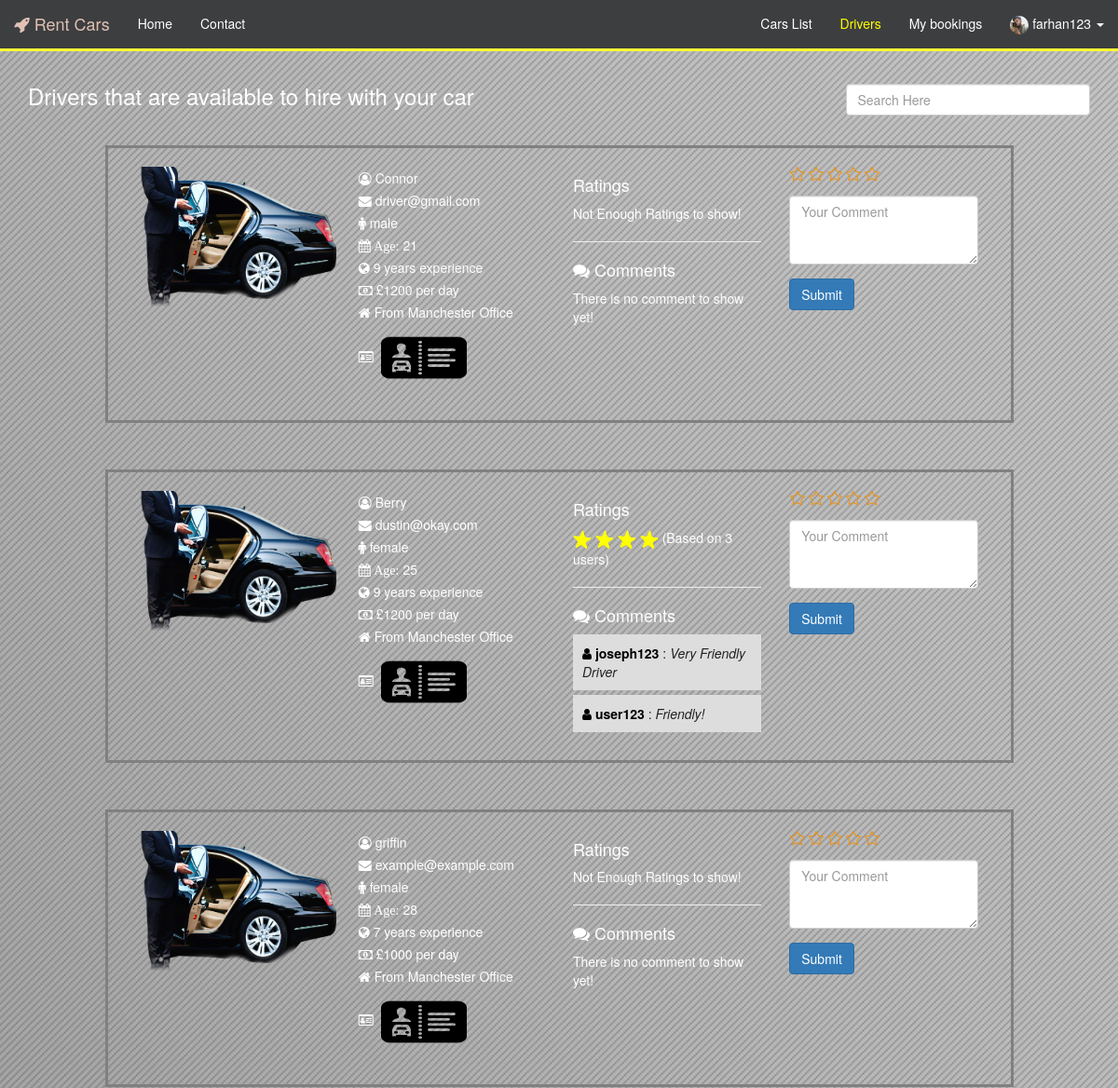
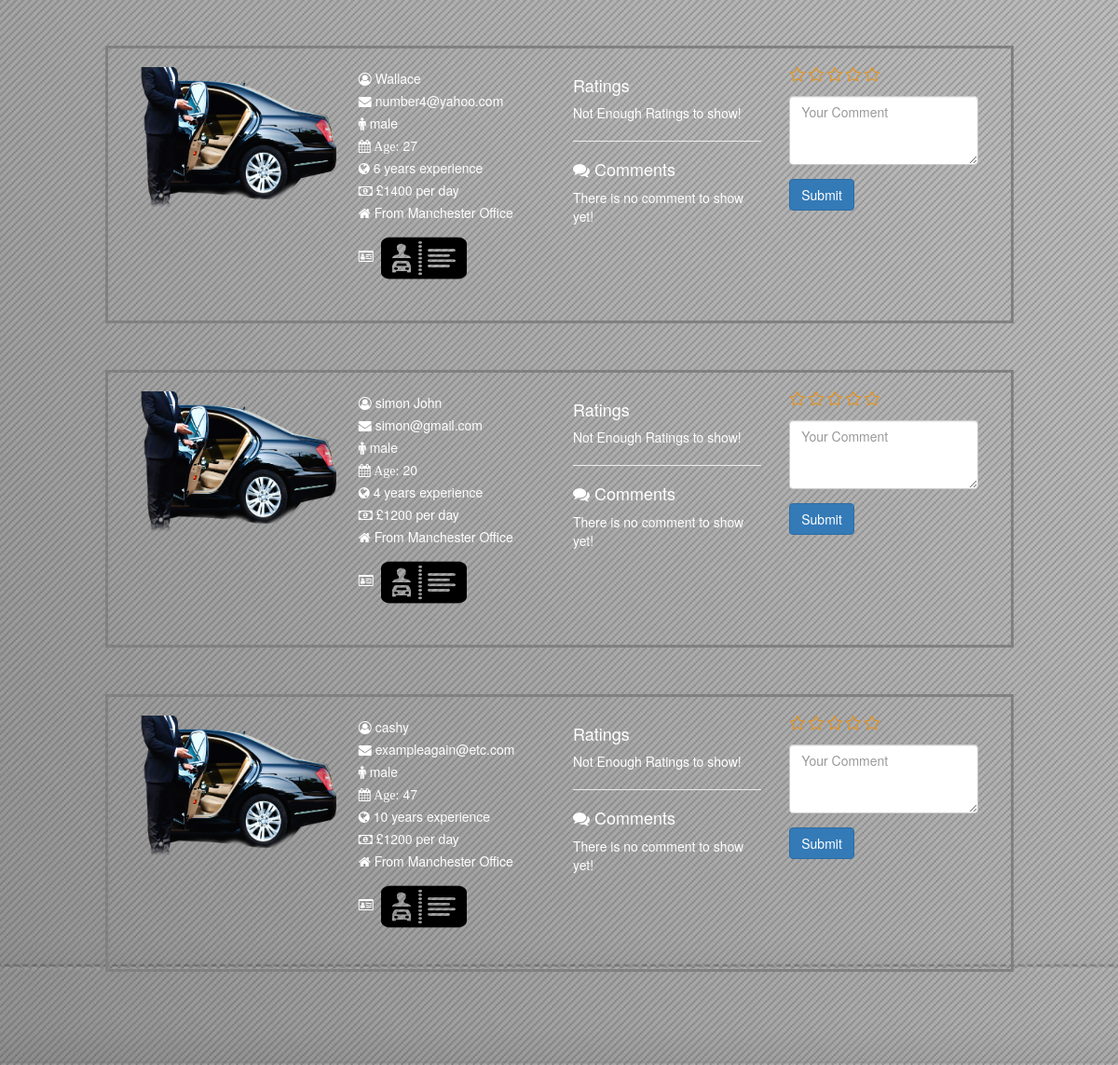
The page /drivers.php (signed in) on the database its author committed (2 pictures, top to bottom).
### tables this page shows
CREATE TABLE `users` (
  `customerid` varchar(15) NOT NULL,
  `customername` varchar(30) NOT NULL,
  `customeremail` varchar(30) NOT NULL,
  `customerusername` varchar(30) NOT NULL,
  `customerpassword` varchar(50) NOT NULL,
  `customergender` varchar(15) NOT NULL,
  `customerdob` date NOT NULL,
  `customerphoto` varchar(30) DEFAULT NULL,
  `signuptime` datetime NOT NULL,
  `active` tinyint(1) NOT NULL DEFAULT 1
);

CREATE TABLE `drivers` (
  `driverid` varchar(15) NOT NULL,
  `drivername` varchar(30) NOT NULL,
  `driverusername` varchar(15) NOT NULL,
  `driverpassword` varchar(50) NOT NULL,
  `driverage` int(11) NOT NULL,
  `driverrating` int(11) NOT NULL,
  `officeid` varchar(30) NOT NULL,
  `drivercost` double NOT NULL,
  `drivergender` varchar(30) NOT NULL,
  `driverphoto` varchar(30) NOT NULL,
  `driveremail` varchar(30) NOT NULL,
  `licensephoto` varchar(30) DEFAULT NULL,
  `driverexperience` varchar(30) NOT NULL,
  `driversignuptime` datetime NOT NULL,
  `lastlogin` datetime DEFAULT NULL,
  `Active` tinyint(1) NOT NULL DEFAULT 1
);

CREATE TABLE `office` (
  `officeid` varchar(15) NOT NULL,
  `officename` varchar(30) NOT NULL,
  `officeaddress` varchar(100) DEFAULT NULL
);

CREATE TABLE `ratingsdriver` (
  `driverid` varchar(15) NOT NULL,
  `customerid` varchar(15) NOT NULL,
  `driverrating` int(11) NOT NULL,
  `driverreview` varchar(50) NOT NULL,
  `ratingtime` datetime NOT NULL
);

### drivers.php (the view, shortened to what this page needs)
<?php
	include('database/dbconnection.php');
	$currentpage = 'drivers';
?>
<!DOCTYPE html>
<html lang="en">
	<head>
		<link href="style/bootstrap.min.css" rel="stylesheet">
		<link href="fa/css/font-awesome.min.css" rel="stylesheet">
		<link rel="stylesheet" href="style/sweetalert.css">
		<link rel="stylesheet" href="style/rating.css">
		<link href="style/customstyle.css" rel="stylesheet">
	</head>
	<body class="other">
		<?php include '_navigationbar.php'; ?>
		<div class="container adjustnavpositon">
			<div class="row">
				<div class="col-md-9">
					<h3>Drivers that are available to hire with your car</h3>
				</div>
				<div class="col-md-3">
		        	<input type="text" class="text-input form-control" id="filter" placeholder="Search Here" value=""/>
				</div>
			</div>
			<div class="row">
				<div class="col-md-10 col-md-offset-1">
					<?php
                    $limit = 10;
                    $start = 0;
					$getdriversquery = mysqli_query($conn,"SELECT * FROM drivers where driverid != 'nodriver'  and active = 1 ORDER BY driverexperience DESC LIMIT $start, $limit");
					while ($rowgetdrivers = mysqli_fetch_assoc($getdriversquery)):
						$driverid = $rowgetdrivers['driverid'];
					?>
					<div class="row driver">
						<div class="col-md-3">
							<img src="images/driverphoto/<?php echo $rowgetdrivers['driverphoto']; ?>" width="210px" height="150px" alt="">
						</div>
						<div class="col-md-3">
							<ul class="list-unstyled user_data">
								<li><i class="fa fa-user-circle-o user-profile-icon"></i> <?php echo $rowgetdrivers['drivername']; ?>
								</li>
								<li>
								<i class="fa fa-envelope user-profile-icon"></i> <?php echo $rowgetdrivers['driveremail']; ?>
								</li>
								<li>
								<i class="fa fa-male user-profile-icon"></i> <?php echo $rowgetdrivers['drivergender']; ?>
								</li>
								<li>
								<i class="fa fa-calendar user-profile-icon"> Age:</i> <?php echo $rowgetdrivers['driverage']; ?>
								</li>
								<li>
								<i class="fa fa-globe user-profile-icon"></i> <?php echo $rowgetdrivers['driverexperience']; ?> years experience
								</li>
								<li>
								<i class="fa fa-money user-profile-icon"></i> £<?php echo $rowgetdrivers['drivercost'];$getofficeid = $rowgetdrivers['officeid']; ?> per day
								</li>
								<li>
								<?php
									$getofficesql = mysqli_query($conn,"select * from office where officeid = '$getofficeid'") or die(mysqli_error($conn));
									$rowgetoffice = mysqli_fetch_assoc($getofficesql);
								?>
								<i class="fa fa-home user-profile-icon"></i> From <?php echo $rowgetoffice['officename']; ?> Office
								</li>
								<li><i class="fa fa-drivers-license-o user-profile-icon"></i>
									<img src="images/licensephoto/<?php echo $rowgetdrivers['licensephoto']; ?>" width="100px" height="70px">
								</li>
							</ul>
						</div>
						<div class="col-md-3">
							<?php
								$countrating = mysqli_query($conn,"SELECT * FROM ratingsdriver dr, users c WHERE dr.customerid = c.customerid AND driverid = '$driverid'") or die(mysqli_error($conn));
								$rowcountrating = mysqli_num_rows($countrating);
							?>
							<h4>Ratings</h4>
							<?php
								if($rowcountrating == 0):
							?>
								<p>Not Enough Ratings to show!</p>
							<?php
								else:
								for ($i=0; $i < $rowgetdrivers['driverrating']; $i++) {
							?>
								<img src="images/design/star.png" width="20px" alt="">
							<?php
								}
							?>
							(Based on <?php echo $rowcountrating; ?> users)
							<?php endif;?>
							<hr>
							<h4><i class="fa fa-comments"></i> Comments</h4>
							<?php
								$getcommentssql = mysqli_query($conn,"SELECT * FROM ratingsdriver dr, users c WHERE dr.CustomerID = c.CustomerID AND driverid = '$driverid' order by dr.ratingtime DESC limit 2 ") or die(mysqli_error($conn));
								$rownogetcomments = mysqli_num_rows($getcommentssql);
								if ($rownogetcomments < 1) {
							?>
							<p>There is no comment to show yet!</p>
							<?php
								} else{
							?>
							<ul class="list-unstyled comments">
							<?php
								while ($rowgetcomments = mysqli_fetch_assoc($getcommentssql)):
							?>
								<li>
									<span style="color: black"><strong><i class="fa fa-user"></i> <?php echo $rowgetcomments['customerusername']; ?></strong></span> : <em><?php echo $rowgetcomments['driverreview']; ?></em>
								</li>
							<?php endwhile; ?>
							</ul>
							<?php } ?>
						</div>
						<div class="col-md-3">
							<?php
							$driverid = $rowgetdrivers['driverid'];
							$checkuserratingsql = mysqli_query($conn,"select * from ratingsdriver where customerid = '$customerid' and driverid = '$driverid'") or die(mysqli_error($conn));
							$rowcheckuserrating = mysqli_num_rows($checkuserratingsql);
							if($rowcheckuserrating > 0):
							$rowuserrating = mysqli_fetch_assoc($checkuserratingsql);
							$userrating = $rowuserrating['driverrating'];
							$one = ''; $two = ''; $three = ''; $four = ''; $five = '';
							for ($i=1; $i < 6; $i++) {
								switch ($userrating) {
									case '1':
										$one = 'checked';
										break;
									case '2':
										$two = 'checked';
										break;
									case '3':
										$three = 'checked';
										break;
									case '4':
										$four = 'checked';
										break;
									case '5':
										$five = 'checked';
										break;
									default:
										break;
								}
							}
							?>
							<div class="driverrating form-group">
							    <input type="radio" name="rating" class="rating" <?php echo $one; ?> value="1" />
							    <input type="radio" name="rating" <?php echo $two; ?>  class="rating" value="2" />
							    <input type="radio" name="rating" <?php echo $three; ?> class="rating" value="3" />
							    <input type="radio" name="rating" <?php echo $four; ?> class="rating" value="4" />
							    <input type="radio" name="rating" <?php echo $five; ?> class="rating" value="5" />
							</div>
							<div class="form-group">
								<p><i class="fa fa-comment"></i> <?php echo $rowuserrating['driverreview']; ?></p>
							</div>
							<div class="form-group">
								<a href="_editdriverrating.php?driverid=<?php echo $driverid; ?>&&customerid=<?php echo $customerid; ?>">
									<button class="btn btn-primary"><i class="fa fa-pencil-square-o"></i> Delete Rating & comment</button>
								</a>
							</div>
							<?php else: ?>
							<div class="ratingdriver">
								<form method="post">
									<div class="driverrating form-group">
									</div>
									<div class="form-group">
									    <textarea name="comment" rows="3" class="form-control" placeholder="Your Comment" required></textarea>
									</div>
									<div class="form-group">
									    <input type="submit" name="rate" class="btn btn-primary" value="Submit">
									</div>
								</form>
							</div>
							<?php endif; ?>
						</div>
					</div>
				<?php endwhile; ?>
				</div>
			</div>
			<div class="row">
			</div>
		</div>
	</body>
</html>

### _navigationbar.php (shortened to what this page needs)
<?php
include('database/dbconnection.php');
?>
<nav id="nav" class="navbar navbarr navbar-default navbar-fixed-top">
	<div class="container navcontainer">
		<div class="navbar-header">
			<a class="navbar-brand" href="index.php">
				 <i class="fa fa-rocket" style="color:#e0c0b6;"></i>
				 <span style="color:#e0c0b6;">Rent Cars</span></i>
			</a>
		</div>
		<div id="navbar" class="navbar-collapse collapse">
			<ul class="nav navbar-nav" id="naviga">
				<li<?php if ($currentpage=="index") echo " id=\"active\""; ?>><a href="index.php"></i> Home</a></li>
				<li <?php if ($currentpage=="contact") echo " id=\"active\""; ?>><a href="contact.php"> Contact</a></li>
			</ul>
			<ul class="nav navbar-nav navbar-right" id="naviga">
			<?php
			if (isset($_SESSION['authentication'])):
				$customerusername = $_SESSION['customerusername'];
				$getcustomer = mysqli_query($conn,"select * from users where customerusername = '$customerusername'") or die(mysqli_error($conn));
				$rowgetcustomer = mysqli_fetch_assoc($getcustomer);
				$customerphoto = $rowgetcustomer['customerphoto'];
				$customerid = $rowgetcustomer['customerid'];
			?>
				<li<?php if ($currentpage=="cars") echo " id=\"active\""; ?>><a href="cars.php"></i> Cars List</a></li>
				<li<?php if ($currentpage=="drivers") echo " id=\"active\""; ?>><a href="drivers.php"></i> Drivers</a></li>
				<li<?php if ($currentpage=="reservation") echo " id=\"active\""; ?>><a href="reservation.php"></i> My bookings</a></li>
				<li class="dropdown" id="navili">
					<a href="#" class="dropdown-toggle" data-toggle="dropdown" role="button" aria-haspopup="true" aria-expanded="false"><img src="images/customerphoto/<?php echo $customerphoto; ?>" width="20px" height="20px;" alt="..." class="img-circle profile_img"> <?php echo $customerusername; ?> <span class="caret"></span></a>
				</li>
			<?php else: ?>
				<li<?php if ($currentpage=="register") echo " id=\"active\""; ?>><a href="register.php"></i> Register</a></li>
				<li><a href="adminlogin.php">Admin Login</a></li>
				<li><a href="driverlogin.php">Driver Login</a></li>
			<?php
		endif
			?>
			</ul>
		</div>
	</div>
</nav>

### style/customstyle.css (style rules this page uses)
body.other { background: url(../images/design/1.jpg) no-repeat center center fixed; -webkit-background-size: cover; -moz-background-size: cover; -o-background-size: cover; background-size: cover; color: white; }
.navbarr { background: #3d3e3f; border-bottom: 3px solid #FFFF33; color: white; }
.navcontainer { margin: 0; width: 100%; }
.car, .driver { border: 3px solid grey; border-radius: 0; -webkit-appearance: none; padding: 20px; margin-top: 30px; margin-bottom: 50px; }
.adjustnavpositon { margin-top: 70px; }
.user_data li { padding: 2px; }
.comments li { margin-top: 5px; border-radius: 0; -webkit-appearance: none; padding: 10px; background: #ddd; color: #222; }
#naviga li a { color: white; }
li#active a { color: yellow; }

### rows shown on the page
users: customerphoto (picture)
drivers: driverphoto (picture), drivername "Connor", driveremail "driver@gmail.com", drivergender "male", driverage "21", driverexperience "9", drivercost "1200", officeid.officename "Manchester", licensephoto (picture), shows "Not Enough Ratings to show!", shows "There is no comment to show yet!"
drivers: driverphoto (picture), drivername "Berry", driveremail "dustin@okay.com", drivergender "female", driverage "25", driverexperience "9", drivercost "1200", officeid.officename "Manchester", licensephoto (picture), driverrating 4 (drawn), rowcountrating "3"
ratingsdriver: customerid.customerusername "joseph123", driverreview "Very Friendly Driver"
ratingsdriver: customerid.customerusername "user123", driverreview "Friendly!"
drivers: driverphoto (picture), drivername "griffin", driveremail "example@example.com", drivergender "female", driverage "28", driverexperience "7", drivercost "1000", officeid.officename "Manchester", licensephoto (picture), shows "Not Enough Ratings to show!", shows "There is no comment to show yet!"
drivers: driverphoto (picture), drivername "Wallace", driveremail "number4@yahoo.com", drivergender "male", driverage "27", driverexperience "6", drivercost "1400", officeid.officename "Manchester", licensephoto (picture), shows "Not Enough Ratings to show!", shows "There is no comment to show yet!"
drivers: driverphoto (picture), drivername "simon John", driveremail "simon@gmail.com", drivergender "male", driverage "20", driverexperience "4", drivercost "1200", officeid.officename "Manchester", licensephoto (picture), shows "Not Enough Ratings to show!", shows "There is no comment to show yet!"
drivers: driverphoto (picture), drivername "cashy", driveremail "exampleagain@etc.com", drivergender "male", driverage "47", driverexperience "10", drivercost "1200", officeid.officename "Manchester", licensephoto (picture), shows "Not Enough Ratings to show!", shows "There is no comment to show yet!"

### other values the page prints
$customerusername "farhan123"
